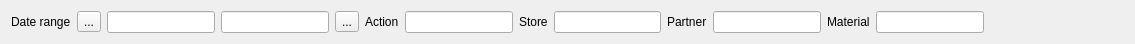
<?xml version="1.0" encoding="UTF-8"?>
<ui version="4.0">
 <class>FStoreMovement</class>
 <widget class="QWidget" name="FStoreMovement">
  <property name="geometry">
   <rect>
    <x>0</x>
    <y>0</y>
    <width>1135</width>
    <height>41</height>
   </rect>
  </property>
  <property name="windowTitle">
   <string>Form</string>
  </property>
  <layout class="QHBoxLayout" name="horizontalLayout">
   <item>
    <widget class="QLabel" name="label">
     <property name="text">
      <string>Date range</string>
     </property>
    </widget>
   </item>
   <item>
    <widget class="QToolButton" name="btnDateLeft">
     <property name="focusPolicy">
      <enum>Qt::NoFocus</enum>
     </property>
     <property name="text">
      <string>...</string>
     </property>
     <property name="icon">
      <iconset resource="../Resort/res.qrc">
       <normaloff>:/images/left.png</normaloff>:/images/left.png</iconset>
     </property>
    </widget>
   </item>
   <item>
    <widget class="EDateEdit" name="deStart"/>
   </item>
   <item>
    <widget class="EDateEdit" name="deEnd"/>
   </item>
   <item>
    <widget class="QToolButton" name="btnDateRight">
     <property name="focusPolicy">
      <enum>Qt::NoFocus</enum>
     </property>
     <property name="text">
      <string>...</string>
     </property>
     <property name="icon">
      <iconset resource="../Resort/res.qrc">
       <normaloff>:/images/right.png</normaloff>:/images/right.png</iconset>
     </property>
    </widget>
   </item>
   <item>
    <widget class="QLabel" name="label_4">
     <property name="text">
      <string>Action</string>
     </property>
    </widget>
   </item>
   <item>
    <widget class="EQLineEdit" name="leAction">
     <property name="focusPolicy">
      <enum>Qt::ClickFocus</enum>
     </property>
     <property name="EnableHiddenText" stdset="0">
      <bool>true</bool>
     </property>
    </widget>
   </item>
   <item>
    <widget class="QLabel" name="label_2">
     <property name="text">
      <string>Store</string>
     </property>
    </widget>
   </item>
   <item>
    <widget class="EQLineEdit" name="leStore">
     <property name="focusPolicy">
      <enum>Qt::ClickFocus</enum>
     </property>
     <property name="EnableHiddenText" stdset="0">
      <bool>true</bool>
     </property>
    </widget>
   </item>
   <item>
    <widget class="QLabel" name="label_5">
     <property name="text">
      <string>Partner</string>
     </property>
    </widget>
   </item>
   <item>
    <widget class="EQLineEdit" name="lePartner">
     <property name="focusPolicy">
      <enum>Qt::ClickFocus</enum>
     </property>
    </widget>
   </item>
   <item>
    <widget class="QLabel" name="label_3">
     <property name="text">
      <string>Material</string>
     </property>
    </widget>
   </item>
   <item>
    <widget class="EQLineEdit" name="leMaterial">
     <property name="focusPolicy">
      <enum>Qt::ClickFocus</enum>
     </property>
     <property name="EnableHiddenText" stdset="0">
      <bool>true</bool>
     </property>
    </widget>
   </item>
   <item>
    <spacer name="horizontalSpacer">
     <property name="orientation">
      <enum>Qt::Horizontal</enum>
     </property>
     <property name="sizeHint" stdset="0">
      <size>
       <width>140</width>
       <height>20</height>
      </size>
     </property>
    </spacer>
   </item>
  </layout>
 </widget>
 <customwidgets>
  <customwidget>
   <class>EQLineEdit</class>
   <extends>QLineEdit</extends>
   <header location="global">eqlineedit.h</header>
   <slots>
    <signal>customButtonClicked(bool)</signal>
   </slots>
  </customwidget>
  <customwidget>
   <class>EDateEdit</class>
   <extends>QLineEdit</extends>
   <header location="global">edateedit.h</header>
  </customwidget>
 </customwidgets>
 <resources>
  <include location="../Resort/res.qrc"/>
 </resources>
 <connections/>
</ui>
